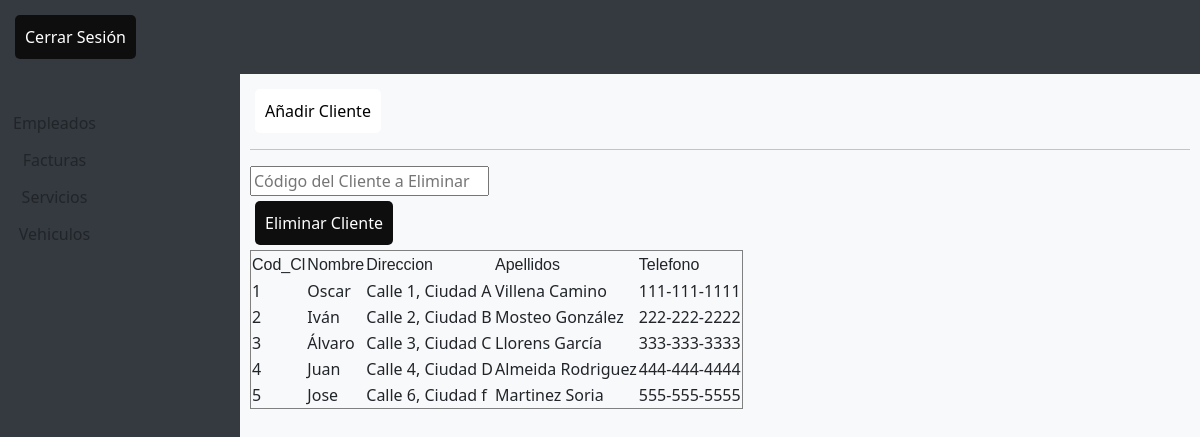
/paginasweb/clientes.php, run on the app's committed database.
### tables this page shows
CREATE TABLE `cliente` (
  `Cod_Cl` int NOT NULL,
  `Nombre` varchar(255) DEFAULT NULL,
  `Direccion` varchar(255) DEFAULT NULL,
  `Apellidos` varchar(255) DEFAULT NULL,
  `Telefono` varchar(20) DEFAULT NULL
);

### paginasweb/clientes.php (the view, shortened to what this page needs)
<!DOCTYPE html>
<html lang="es">
<head>
  <link href="../framework/bootstrap.min.css" rel="stylesheet">
  <link rel="stylesheet" href="../framework/all.min.css">
  <link rel="stylesheet" href="../css/cliente.css">
</head>
<body>
  <header class="menuheader">
    <form method="post" action="<?php echo $_SERVER['PHP_SELF']; ?>" style="display: inline;">
      <button type="submit" class="button-primary">Cerrar Sesión</button>
    </form>
  </header>
  <div class="lateral">
    <div class="btn-group-vertical">
      <a href="empleados.php" class="btn btn-drak btn-block" role="button">Empleados</a>
      <a href="facturas.php" class="btn btn-drak btn-block" role="button">Facturas</a>
      <a href="servicios.php" class="btn btn-drak btn-block" role="button">Servicios</a>
      <a href="vehiculos.php" class="btn btn-drak btn-block" role="button">Vehiculos</a>
    </div>
  </div>
  <section class="content">
    <div class="rectangulo">
      <a href="#" class="button-secondary" id="btnAddCliente">Añadir Cliente</a>
    </div>
    <div class="destaque-prod">
      <?php
      $username = "root";
      $password = "ASf1*7JOSEM";
      $database = "taller_augusta";
      $mysqli = new mysqli("localhost", $username, $password, $database);
      $query = "SELECT * FROM cliente";
      echo '<table border="1" cellspacing="1" cellpadding="1" style="max-width: 500px;">
            <tr>
                <td> <font face="Arial">Cod_Cl</font> </td>
                <td> <font face="Arial">Nombre</font> </td>
                <td> <font face="Arial">Direccion</font> </td>
                <td> <font face="Arial">Apellidos</font> </td>
                <td> <font face="Arial">Telefono</font> </td>
            </tr>';
      if ($result = $mysqli->query($query)) {
          while ($row = $result->fetch_assoc()) {
              $field1name = $row["Cod_Cl"];
              $field2name = $row["Nombre"];
              $field3name = $row["Direccion"];
              $field4name = $row["Apellidos"];
              $field5name = $row["Telefono"];
              echo '<tr>
                        <td>'.$field1name.'</td>
                        <td>'.$field2name.'</td>
                        <td>'.$field3name.'</td>
                        <td>'.$field4name.'</td>
                        <td>'.$field5name.'</td>
                    </tr>';
          }
      }
      ?>
    </div>
    <hr>
    <form method="post" action="<?php echo $_SERVER['PHP_SELF']; ?>">
      <input type="text" name="codCl_eliminar" placeholder="Código del Cliente a Eliminar" required>
      <button type="submit" class="button-primary">Eliminar Cliente</button>
    </form>
  </section>
</body>
</html>

### css/cliente.css (style rules this page uses)
body { display: grid; grid-template-areas: "header header header" "sidebar content content" "footer footer footer"; grid-template-rows: auto 1fr auto; grid-template-columns: 1fr 3fr 1fr; min-height: 100vh; }
.menuheader { grid-area: header; background: #343a40; padding: 10px; }
.lateral { grid-area: sidebar; background: #343a40; padding-top: 30px; }
.content { grid-area: content; background: #f8f9fa; padding: 10px; overflow: auto; }
.button-primary { display: grid; place-items: center; padding: 10px; background: #0e0e0e; color: #fff; text-decoration: none; border: none; border-radius: 5px; cursor: pointer; width: fit-content; margin: 5px; }
.button-secondary { display: grid; place-items: center; padding: 10px; background: #ffffff; color: #000000; text-decoration: none; border: none; border-radius: 5px; cursor: pointer; width: fit-content; margin: 5px; }

### paginasweb/clientes.php (style rules this page uses)
body, html { height: 100%; }

### data on the page
cliente: Cod_Cl "1", Nombre "Oscar", Direccion "Calle 1, Ciudad A", Apellidos "Villena Camino", Telefono "111-111-1111"
cliente: Cod_Cl "2", Nombre "Iván", Direccion "Calle 2, Ciudad B", Apellidos "Mosteo González", Telefono "222-222-2222"
cliente: Cod_Cl "3", Nombre "Álvaro", Direccion "Calle 3, Ciudad C", Apellidos "Llorens García", Telefono "333-333-3333"
cliente: Cod_Cl "4", Nombre "Juan", Direccion "Calle 4, Ciudad D", Apellidos "Almeida Rodriguez", Telefono "444-444-4444"
cliente: Cod_Cl "5", Nombre "Jose", Direccion "Calle 6, Ciudad f", Apellidos "Martinez Soria", Telefono "555-555-5555"
